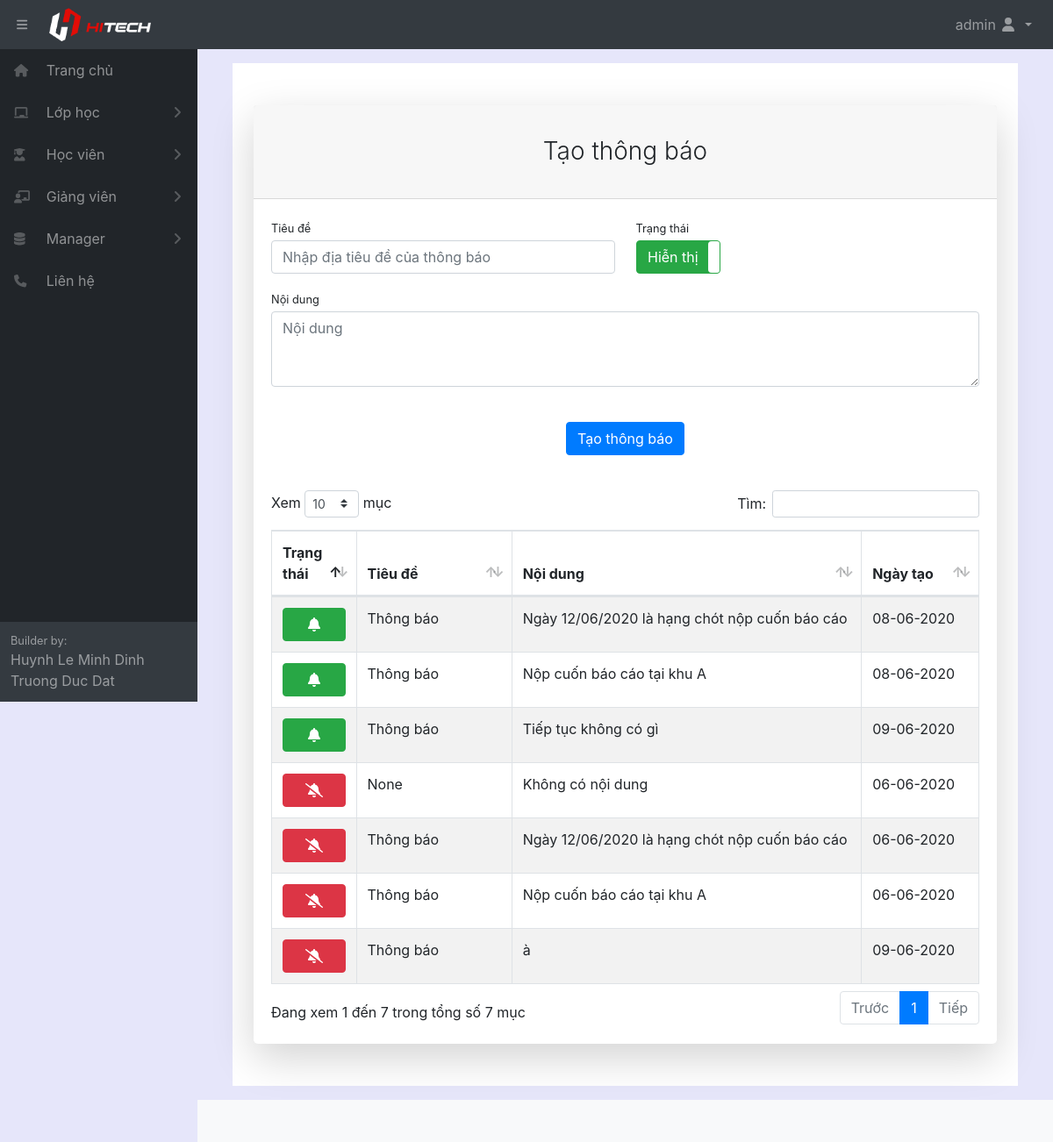
The app's page /notify/ (signed in) with its own data.
### home/models.py (models this page shows, shortened)
class Notify(models.Model):
    title = models.CharField(max_length=100, blank=True, null=True, verbose_name="Tiêu đề")
    content = models.CharField(max_length=1000, blank=True, null=True, verbose_name="Nội dung")
    create_date = models.DateField(auto_now_add=True, verbose_name="Ngày đăng")
    active = models.BooleanField(default=True, verbose_name="Trạng thái")
    class Meta:
        ordering =["title"]
        verbose_name_plural = "Thông báo"

### home/decorators.py (the view)
        def wrapper_func(request, *args, **kwargs):
            group = None
            if request.user.groups.exists():
                group = request.user.groups.all()[0].name
            if group in allowed_roles:
                return view_func(request, *args, **kwargs)
            else:
                return redirect('errorrole')

### home/forms.py
class CreateNotifyForm(ModelForm):
    class Meta:
        model = Notify
        fields = '__all__'

### home/views.py (called while the page is built)
@login_required(login_url='login')
@allowed_users(allowed_roles=['admin'])
def notify(request):
    form = CreateNotifyForm()
    notify = Notify.objects.all()
    if request.method == 'POST':
        form = CreateNotifyForm(request.POST)
        if form.is_valid():
            form.save()
    context={'form':form,'notify':notify}
    return render(request,'manager/notify.html',context)

### home/templates/manager/notify.html (shortened to what this page needs)
{% extends "pages/base.html" %}
{% block content %}
{% load static %}
<div class="container" style="padding-bottom: 3em;">
    <div class="row justify-content-center">
        <div class="col-lg-12">
            <div class="card shadow-lg border-0 rounded-lg mt-5">
                <div class="card-header">
                    <h3 class="text-center font-weight-light my-4">Tạo thông báo</h3>
                </div>
                <div class="card-body">
                    <form action="" method="POST">
                        <div class="row">
                            <div class="col-xl-6 col-md-12">
                                <div class="form-group">
                                    <label class="small mb-1" for="title">Tiêu đề</label>
                                    <input class="form-control" required type="text" name="title" maxlength="100"
                                        id="id_title" placeholder="Nhập địa tiêu đề của thông báo" />
                                </div>
                            </div>
                            <div class="col-xl-2 col-md-12">
                                <label class="small mb-1" for="id_active">Trạng thái</label>
                                <div class="form-group">
                                </div>
                            </div>
                            <div class="col-xl-12 col-md-12">
                                <div class="form-group">
                                    <label class="small mb-1" for="id_content">Nội dung</label>
                                    <textarea class="form-control" required name="content" maxlength="1000"
                                        id="id_content" rows="3" placeholder="Nội dung "></textarea>
                                </div>
                            </div>
                        </div>
                        <div class="form-group d-flex align-items-center justify-content-between mt-4 mb-0">
                            <input class="btn btn-primary" type="submit" value="Tạo thông báo"
                                style="margin-left: auto; margin-right: auto;">
                        </div>
                    </form>
                </div>
                <div class="card-body">
                    <table id="example" class="table table-striped table-bordered" style="width:100%">
                        <thead>
                            <tr>
                                <th style="width: 10%;">Trạng thái</th>
                                <th style="width: 20%;">Tiêu đề</th>
                                <th style="width: 45%;">Nội dung</th>
                                <th style="width: 15%;">Ngày tạo</th>
                            </tr>
                        </thead>
                        <tbody>
                            {% for i in notify %}
                            <tr>
                                <td>
                                    {% if i.active %}
                                    <a class="btn btn-danger" href="/editnotify/{{i.pk}}" style="width: 100%;">
                                        <i class="fas fa-bell-slash" style="color: white;"></i></a>
                                    {% else %}
                                    <a class="btn btn-success" href="/editnotify/{{i.pk}}" style="width: 100%;">
                                        <i class="fas fa-bell" style="color: white;"></i></a>
                                    {% endif %}
                                </td>
                                <td>{{i.title}}</td>
                                <td>{{i.content}}</td>
                                <td>{{i.create_date|date:"d-m-Y"}}</td>
                            </tr>
                            {% endfor %}
                        </tbody>
                    </table>
                </div>
            </div>
        </div>
    </div>
</div>
{% endblock content %}

### home/templates/pages/base.html (shortened to what this page needs)
<!DOCTYPE html>
<html lang="en">
{% load staticfiles %}
<head>
    <link href="{% static '/fullcalendar/core/main.css' %}" rel='stylesheet' />
    <link href="{% static '/fullcalendar/daygrid/main.css' %}" rel='stylesheet' />
    <link href="{% static '/css/styles.css' %}" rel="stylesheet" />
    <link href="{% static '/css/dataTables.bootstrap4.min.css' %}" rel="stylesheet" />
</head>
<body class="sb-nav-fixed">
    <nav class="sb-topnav navbar navbar-expand navbar-dark bg-dark">
        <button class="btn btn-link btn-sm order-1 order-lg-0" id="sidebarToggle" href="#" style="margin-left: 10px;">
            <i class="fas fa-bars"></i></button>
        <a class="navbar-brand" href="{% url 'home' %}">
            <img src="/static/images/Logo-row-Light.png" alt="" style="width: 60%;">
        </a>
        <ul class="navbar-nav ml-auto ml-md-0">
            <li class="nav-item dropdown">
                <a class="nav-link dropdown-toggle" id="userDropdown" href="#" role="button" data-toggle="dropdown"
                    aria-haspopup="true" aria-expanded="false">
                    {{user.first_name}} {{user.last_name}}
                    <i class="fas fa-user fa-fw"></i>
                </a>
            </li>
        </ul>
    </nav>
    <div id="layoutSidenav">
        <div id="layoutSidenav_nav">
            <nav class="sb-sidenav accordion sb-sidenav-dark" id="sidenavAccordion">
                <div class="sb-sidenav-menu">
                    <div class="nav">
                        <a class="nav-link" href="{% url 'home' %}">
                            <div class="sb-nav-link-icon" style="width: 2em;">
                                <i class="fas fa-home"></i>
                            </div>
                            Trang chủ
                        </a>
                        <a class="nav-link collapsed" href="#" data-toggle="collapse" data-target="#collapseClass"
                            aria-expanded="false" aria-controls="collapseClass">
                            <div class="sb-nav-link-icon" style="width: 2em;">
                                <i class="fas fa-chalkboard"></i>
                            </div>
                            Lớp học
                            <div class="sb-sidenav-collapse-arrow">
                                <i class="fas fa-angle-down"></i>
                            </div>
                        </a>
                        <a class="nav-link collapsed" href="#" data-toggle="collapse" data-target="#collapseStudent"
                            aria-expanded="false" aria-controls="collapseStudent">
                            <div class="sb-nav-link-icon" style="width: 2em;">
                                <i class="fas fa-user-graduate"></i>
                            </div>
                            Học viên
                            <div class="sb-sidenav-collapse-arrow">
                                <i class="fas fa-angle-down"></i>
                            </div>
                        </a>
                        <a class="nav-link collapsed" href="#" data-toggle="collapse" data-target="#collapseTeacher"
                            aria-expanded="false" aria-controls="collapseTeacher">
                            <div class="sb-nav-link-icon" style="width: 2em;">
                                <i class="fas fa-chalkboard-teacher"></i>
                            </div>
                            Giảng viên
                            <div class="sb-sidenav-collapse-arrow">
                                <i class="fas fa-angle-down"></i>
                            </div>
                        </a>
                        {% if request.user.is_staff %}
                        <a class="nav-link collapsed" href="#" data-toggle="collapse" data-target="#collapseManager"
                            aria-expanded="false" aria-controls="collapseManager">
                            <div class="sb-nav-link-icon" style="width: 2em;">
                                <i class="fas fa-database"></i>
                            </div>
                            Manager
                            <div class="sb-sidenav-collapse-arrow">
                                <i class="fas fa-angle-down"></i>
                            </div>
                        </a>
                        {% endif %}
                        <a class="nav-link" href="{% url 'contact' %}">
                            <div class="sb-nav-link-icon" style="width: 2em;">
                                <i class="fas fa-phone"></i>
                            </div>
                            Liên hệ
                        </a>
                    </div>
                </div>
                <div class="sb-sidenav-footer">
                    <div class="small">Builder by:</div>
                    <div>Huynh Le Minh Dinh</div>
                    <div>Truong Duc Dat</div>
                </div>
            </nav>
        </div>
        <div id="layoutSidenav_content" style="background-color: lavender;">
            <main>
                <div class="container-fluid">
                    <div style="margin: 1em; background-color: white;">
                        {% block content %}{% endblock %}
                    </div>
                </div>
            </main>
            <footer class="py-4 bg-light mt-auto">
            </footer>
        </div>
    </div>
</body>
</html>

### records on screen
Notify: title "None", content "Không có nội dung", create_date "06-06-2020"
Notify: {{ i.pk }} 1 (drawn), title "Thông báo", content "Ngày 12/06/2020 là hạng chót nộp cuốn báo cáo", create_date "06-06-2020"
Notify: title "Thông báo", content "Nộp cuốn báo cáo tại khu A", create_date "06-06-2020"
Notify: title "Thông báo", content "Ngày 12/06/2020 là hạng chót nộp cuốn báo cáo", create_date "08-06-2020"
Notify: title "Thông báo", content "Nộp cuốn báo cáo tại khu A", create_date "08-06-2020"
Notify: title "Thông báo", content "Tiếp tục không có gì", create_date "09-06-2020"
Notify: title "Thông báo", content "à", create_date "09-06-2020"

### other values on screen
{{ user.first_name }} "admin"
